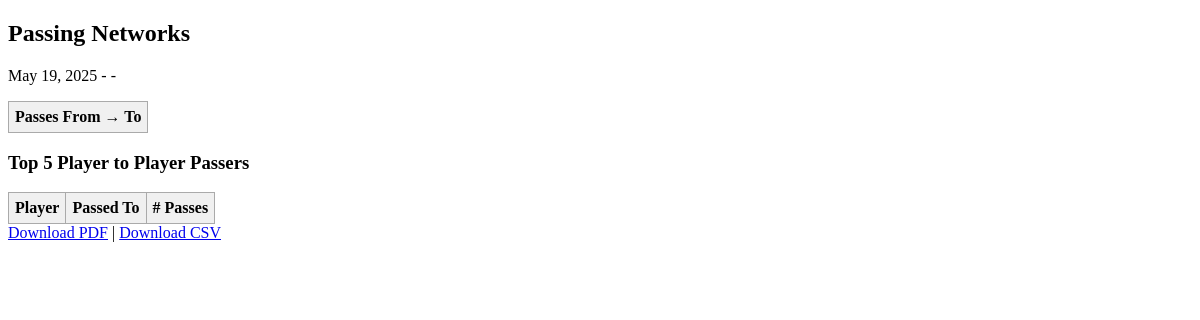
Before: /tagging/match/1/pass-network-dashboard/ with the older database file.
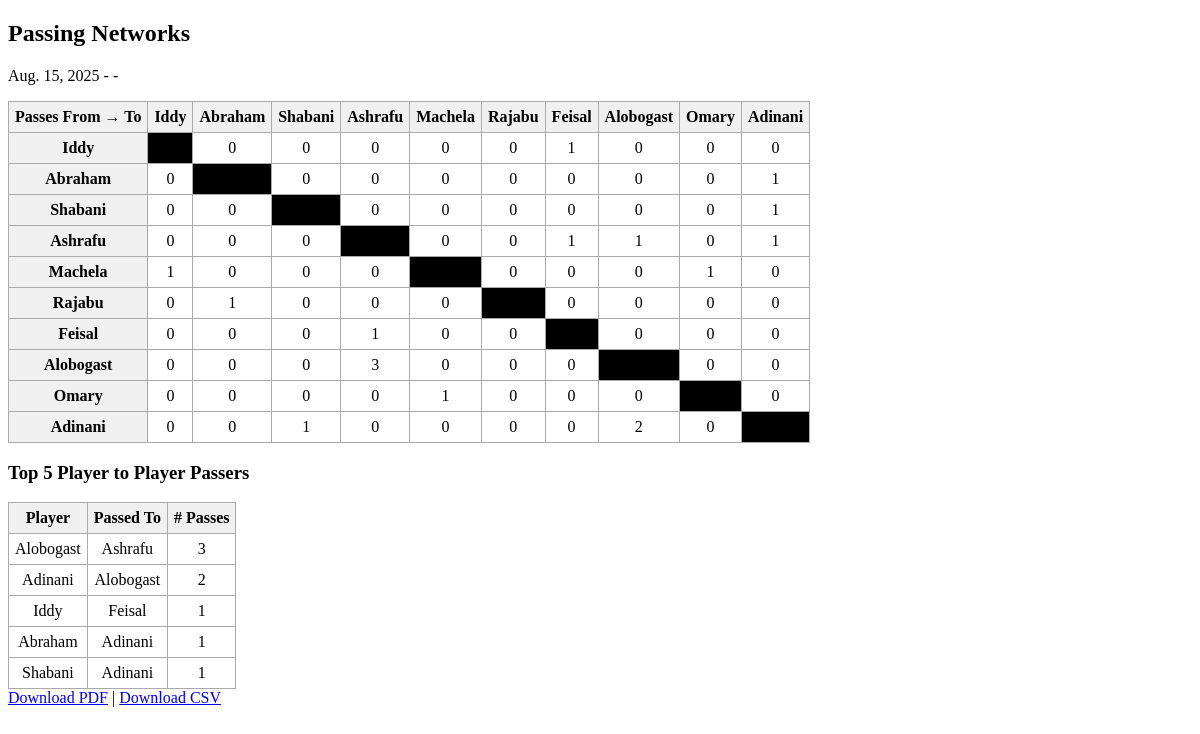
After: the same page with the newer database file.
### matches_app/models.py (models this page shows, shortened)
class Match(models.Model):
    home_team = models.ForeignKey(Team, on_delete=models.CASCADE, related_name='home_matches')
    away_team = models.ForeignKey(Team, on_delete=models.CASCADE, related_name='away_matches')
    date = models.DateField()
    time = models.TimeField(null=True, blank=True)
    venue = models.CharField(max_length=50, choices=VenueChoices.choices,default=VenueChoices.CHAMAZI_COMPLEX)
    season = models.CharField(max_length=20, choices=SeasonChoices.choices)
    competition_type = models.CharField(max_length=50, choices=CompetitionType.choices)
    age_group = models.ForeignKey(AgeGroup, on_delete=models.SET_NULL, null=True, blank=True)

### players_app/models.py (models this page shows, shortened)
class Player(models.Model):
    name = models.CharField(max_length=50)
    second_name = models.CharField(max_length=50, default='Second_name')
    surname = models.CharField(max_length=50, default='surname')
    team = models.ForeignKey(Team, on_delete=models.SET_NULL, null=True, blank=True, related_name='players')
    birthdate = models.DateField(null=True, blank=True)
    place_of_birth = models.CharField(max_length=100, default="Tanzania")
    nationality = models.CharField(max_length=50, default="Tanzania")
    position = models.CharField(
        max_length=50,
        choices=[
            ('Forward', 'Forward'),
            ('Midfielder', 'Midfielder'),
            ('Defender', 'Defender'),
            ('Goalkeeper', 'Goalkeeper'),
        ]
    )
    height = models.DecimalField(max_digits=5, decimal_places=0, default=170)
    weight = models.DecimalField(max_digits=5, decimal_places=0, default=65)
    foot_preference = models.CharField(
        max_length=5,
        choices=[('Left', 'Left'), ('Right', 'Right')],
        default='Right'
    )
    jersey_number = models.PositiveIntegerField(default=0)
    former_club = models.CharField(max_length=50, default="Null")
    photo = models.ImageField(
        upload_to='player_photos/',
        default='files_to_be_imported/default_image.png'
    )
    age_group = models.ForeignKey(AgeGroup, on_delete=models.SET_NULL, null=True, blank=True)
    is_active = models.BooleanField(default=True)

### tagging_app/views/pass_network.py (the view)
# urls.py: path('match/<int:match_id>/pass-network-dashboard/', pass_network.pass_network_dashboard, name='pass_network_dashboard'),
def pass_network_dashboard(request, match_id):
    match = get_object_or_404(Match, id=match_id)
    player_ids_from = PassEvent.objects.filter(match=match).values_list('from_player_id', flat=True)
    player_ids_to = PassEvent.objects.filter(match=match).values_list('to_player_id', flat=True)
    all_player_ids = set(player_ids_from).union(set(player_ids_to))
    players = Player.objects.filter(id__in=all_player_ids)
    player_names = {p.id: p.name for p in players}
    matrix = defaultdict(lambda: defaultdict(int))
    passes = PassEvent.objects.filter(match=match).values('from_player_id', 'to_player_id').annotate(count=Count('id'))
    for p in passes:
        if p['to_player_id']:
            matrix[p['from_player_id']][p['to_player_id']] = p['count']
    top_combinations = sorted(
        [
            (player_names.get(f, f"Unknown ({f})"), player_names.get(t, f"Unknown ({t})"), c)
            for f, tos in matrix.items() for t, c in tos.items()
        ],
        key=lambda x: x[2], reverse=True
    )[:5]
    context = {
        'match': match,
        'players': players,
        'matrix': matrix,
        'player_names': player_names,
        'top_combinations': top_combinations,
    }
    return render(request, 'tagging_app/pass_network_dashboard.html', context)

### players_app/context_processors.py (called while the page is built)
def player_filters(request):
    age_groups = Player.objects.values_list('age_group', flat=True).distinct()
    selected_age_group = request.GET.get('age_group', '')
    return {
        'age_groups': age_groups,
        'selected_age_group': selected_age_group,
    }

### tagging_app/templatetags/custom_filters.py (called while the page is built)
@register.filter
def get_item(dictionary, key):
    if dictionary is None:
        return None
    return dictionary.get(key)

### teams_app/context_processors.py (called while the page is built)
def our_teams_context(request):
    our_teams = Team.objects.filter(team_type='OUR_TEAM').select_related('age_group')
    return {'our_teams': our_teams}

### tagging_app/templates/tagging_app/pass_network_dashboard.html (shortened to what this page needs)
{% load static %}
{% load custom_filters %}
<!DOCTYPE html>
<html>
<head>
</head>
<body>
    <h2>Passing Networks</h2>
    <p>{{ match.date }} - {{ match.stadium }} - {{ match.kickoff }}</p>
    <table>
        <thead>
            <tr>
                <th>Passes From → To</th>
                {% for p in players %}
                    <th>{{ p.name|slice:":10" }}</th>
                {% endfor %}
            </tr>
        </thead>
        <tbody>
            {% for row_player in players %}
            <tr>
                <th>{{ row_player.name|slice:":10" }}</th>
                {% for col_player in players %}
                    {% if row_player.id == col_player.id %}
                        <td class="black-cell"></td>
                    {% else %}
                        <td>
                            {{ matrix|get_item:row_player.id|get_item:col_player.id|default:"0" }}
                        </td>
                    {% endif %}
                {% endfor %}
            </tr>
            {% endfor %}
        </tbody>
    </table>
    <h3>Top 5 Player to Player Passers</h3>
    <table>
        <tr>
            <th>Player</th>
            <th>Passed To</th>
            <th># Passes</th>
        </tr>
        {% for from_name, to_name, count in top_combinations %}
        <tr>
            <td>{{ from_name }}</td>
            <td>{{ to_name }}</td>
            <td>{{ count }}</td>
        </tr>
        {% endfor %}
    </table>
    <a href="{% url 'tagging_app:export_pass_network_pdf' match.id %}">Download PDF</a> |
    <a href="{% url 'tagging_app:export_pass_network_csv' match.id %}">Download CSV</a>
</body>
</html>

Changed rows visible on the page:
changed Match: date "May 19, 2025" → "Aug. 15, 2025"
now on this page (row edited): Player: name "Iddy", id "0", id "1", top_combinations "Iddy"
now on this page (row edited): Player: name "Abraham", id "0", id "1", top_combinations "Abraham"
now on this page (row edited): Player: name "Shabani", id "0", id "1", top_combinations "Shabani"
now on this page (row edited): Player: name "Ashrafu", id "0", id "1", top_combinations "Ashrafu"
added Player: name "Machela", id "1", id "0"
added Player: name "Rajabu", id "0", id "1"
added Player: name "Feisal", id "0", id "1", top_combinations "Feisal"
now on this page (row edited): Player: name "Alobogast", id "0", id "3", top_combinations "Alobogast", top_combinations "Alobogast"
now on this page (row edited): Player: name "Omary", id "0", id "1"
now on this page (row edited): Player: name "Adinani", id "0", id "1", id "2", top_combinations "Adinani", top_combinations "Adinani" "Adinani"
Other visible differences:
new list line: "3"
new list line: "2"
new list line: "1"
